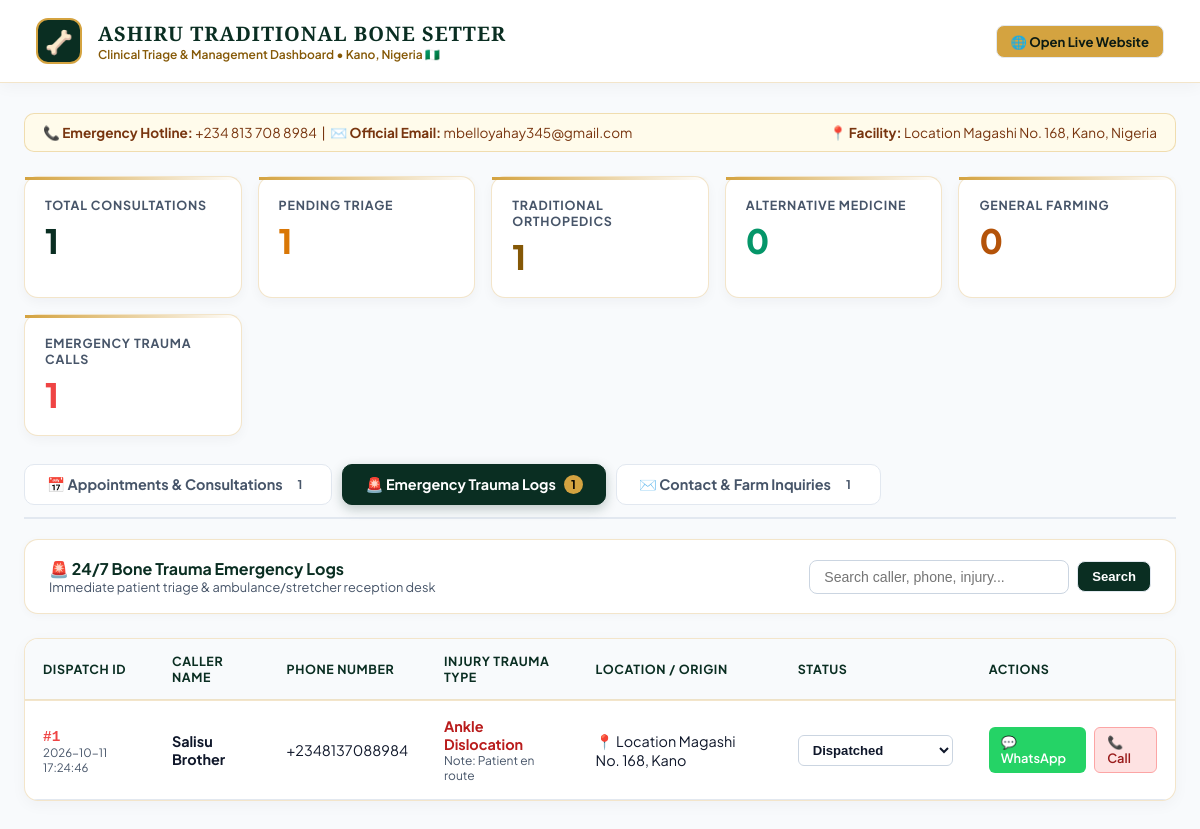
The app's page /admin/index.php?tab=emergencies with its own data.
### tables this page shows
CREATE TABLE emergency_dispatches (
                id INTEGER PRIMARY KEY AUTOINCREMENT,
                caller_name TEXT NOT NULL,
                caller_phone TEXT NOT NULL,
                injury_type TEXT NOT NULL,
                location TEXT,
                status TEXT DEFAULT 'Dispatched',
                notes TEXT,
                created_at DATETIME DEFAULT CURRENT_TIMESTAMP
            );

### admin/index.php (the view, shortened to what the rows shown need)
<?php
$db = Database::getConnection();
$activeTab    = $_GET['tab'] ?? 'appointments';
$filterSector = $_GET['sector'] ?? 'all';
$filterStatus = $_GET['status'] ?? 'all';
$searchQuery  = trim($_GET['q'] ?? '');
$sqlApt = "SELECT * FROM appointments WHERE 1=1";
$paramsApt = [];
$sqlApt .= " ORDER BY id DESC LIMIT 100";
$stmtApt = $db->prepare($sqlApt);
$stmtApt->execute($paramsApt);
$appointments = $stmtApt->fetchAll();
$sqlEmg = "SELECT * FROM emergency_dispatches WHERE 1=1";
$paramsEmg = [];
$sqlEmg .= " ORDER BY id DESC LIMIT 100";
$stmtEmg = $db->prepare($sqlEmg);
$stmtEmg->execute($paramsEmg);
$emergencies = $stmtEmg->fetchAll();
?>
<!DOCTYPE html>
<html lang="en">
<head>
</head>
<body>
    <main class="container">
        <?php if ($activeTab === 'appointments'): ?>
            <section class="filter-panel">
                <div class="filter-group">
                    <span style="font-size: 0.8rem; color: var(--text-muted); font-weight: 700;">SECTOR:</span>
                    <a href="?tab=appointments&sector=all&status=<?= htmlspecialchars($filterStatus) ?>" class="filter-btn <?= $filterSector === 'all' ? 'active' : '' ?>">All Sectors</a>
                    <a href="?tab=appointments&sector=orthopedic&status=<?= htmlspecialchars($filterStatus) ?>" class="filter-btn <?= $filterSector === 'orthopedic' ? 'active' : '' ?>">Orthopedics</a>
                    <a href="?tab=appointments&sector=alternative&status=<?= htmlspecialchars($filterStatus) ?>" class="filter-btn <?= $filterSector === 'alternative' ? 'active' : '' ?>">Alternative Medicine</a>
                    <a href="?tab=appointments&sector=farming&status=<?= htmlspecialchars($filterStatus) ?>" class="filter-btn <?= $filterSector === 'farming' ? 'active' : '' ?>">General Farming</a>
                </div>
                <form method="GET" class="filter-group">
                    <input type="hidden" name="tab" value="appointments">
                    <input type="hidden" name="sector" value="<?= htmlspecialchars($filterSector) ?>">
                    <input type="hidden" name="status" value="<?= htmlspecialchars($filterStatus) ?>">
                    <input type="text" name="q" value="<?= htmlspecialchars($searchQuery) ?>" placeholder="Search patient, phone, ref..." class="search-input">
                    <button type="submit" class="filter-btn" style="cursor: pointer; background: var(--primary-emerald); color: #fff;">Search</button>
                </form>
            </section>
            <section class="table-card">
                <div class="table-responsive">
                    <table>
                        <thead>
                            <tr>
                                <th>Ref Code</th>
                                <th>Patient / Client</th>
                                <th>Sector</th>
                                <th>Service Category</th>
                                <th>Date &amp; Urgency</th>
                                <th>Status</th>
                                <th>Actions</th>
                            </tr>
                        </thead>
                        <tbody>
                            <?php if (empty($appointments)): ?>
                                <tr>
                                    <td colspan="7" style="text-align: center; padding: 40px; color: var(--text-muted);">
                                        No appointment records found matching the current filters.
                                    </td>
                                </tr>
                            <?php else: ?>
                                <?php foreach ($appointments as $apt): ?>
                                    <tr>
                                        <td>
                                            <strong style="color: var(--gold-dark); font-family: monospace; font-size: 0.95rem;">
                                                <?= htmlspecialchars($apt['reference_code']) ?>
                                            </strong>
                                        </td>
                                        <td>
                                            <div style="font-weight: 700; color: var(--text-dark);"><?= htmlspecialchars($apt['name']) ?></div>
                                            <div style="font-size: 0.8rem; color: var(--text-muted);"><?= htmlspecialchars($apt['phone']) ?></div>
                                        </td>
                                        <td>
                                            <span class="badge-sector sector-<?= htmlspecialchars($apt['sector']) ?>">
                                                <?= htmlspecialchars($apt['sector']) ?>
                                            </span>
                                        </td>
                                        <td>
                                            <div style="font-weight: 600; color: var(--text-dark);"><?= htmlspecialchars($apt['service']) ?></div>
                                            <div style="font-size: 0.78rem; color: var(--text-muted);">
                                                <?= htmlspecialchars($apt['consult_type']) ?>
                                            </div>
                                            <?php if (!empty($apt['details'])): ?>
                                                <div style="font-size: 0.75rem; color: #64748b; margin-top: 4px; max-width: 300px;">
                                                    📝 <?= htmlspecialchars($apt['details']) ?>
                                                </div>
                                            <?php endif; ?>
                                        </td>
                                        <td>
                                            <div>📅 <?= htmlspecialchars($apt['preferred_date'] ?: 'Not set') ?></div>
                                            <div style="font-size: 0.75rem; color: #b45309; font-weight: 600;"><?= htmlspecialchars($apt['urgency']) ?></div>
                                        </td>
                                        <td>
                                            <select class="status-select" onchange="updateRecordStatus('appointment', <?= (int)$apt['id'] ?>, this.value)">
                                                <?php foreach (['Pending', 'Confirmed', 'In Treatment', 'Completed', 'Cancelled'] as $st): ?>
                                                    <option value="<?= $st ?>" <?= $apt['status'] === $st ? 'selected' : '' ?>><?= $st ?></option>
                                                <?php endforeach; ?>
                                            </select>
                                        </td>
                                        <td>
                                            <div style="display: flex; gap: 8px;">
                                                <a href="https://wa.me/<?= preg_replace('/[^0-9]/', '', $apt['phone']) ?>?text=<?= urlencode('Hello ' . $apt['name'] . ', this is the clinic desk at ASHIRU TRADITIONAL BONE SETTER regarding your consultation (' . $apt['reference_code'] . ').') ?>"
                                                   target="_blank" class="btn-action btn-wa" title="Open WhatsApp">
                                                    💬 WhatsApp
                                                </a>
                                                <a href="tel:<?= htmlspecialchars($apt['phone']) ?>" class="btn-action btn-call" title="Call">
                                                    📞 Call
                                                </a>
                                            </div>
                                        </td>
                                    </tr>
                                <?php endforeach; ?>
                            <?php endif; ?>
                        </tbody>
                    </table>
                </div>
            </section>
        <?php elseif ($activeTab === 'emergencies'): ?>
            <section class="table-card">
                <div class="table-responsive">
                    <table>
                        <thead>
                            <tr>
                                <th>Dispatch ID</th>
                                <th>Caller Name</th>
                                <th>Phone Number</th>
                                <th>Injury Trauma Type</th>
                                <th>Location / Origin</th>
                                <th>Status</th>
                                <th>Actions</th>
                            </tr>
                        </thead>
                        <tbody>
                            <?php if (empty($emergencies)): ?>
                                <tr>
                                    <td colspan="7" style="text-align: center; padding: 40px; color: var(--text-muted);">
                                        No emergency records found.
                                    </td>
                                </tr>
                            <?php else: ?>
                                <?php foreach ($emergencies as $emg): ?>
                                    <tr>
                                        <td>
                                            <strong style="color: var(--danger); font-family: monospace;">#<?= (int)$emg['id'] ?></strong>
                                            <div style="font-size: 0.72rem; color: var(--text-muted);"><?= htmlspecialchars($emg['created_at']) ?></div>
                                        </td>
                                        <td><strong><?= htmlspecialchars($emg['caller_name']) ?></strong></td>
                                        <td><?= htmlspecialchars($emg['caller_phone']) ?></td>
                                        <td>
                                            <div style="color: #b91c1c; font-weight: 700;"><?= htmlspecialchars($emg['injury_type']) ?></div>
                                            <?php if (!empty($emg['notes'])): ?>
                                                <div style="font-size: 0.75rem; color: var(--text-muted);">Note: <?= htmlspecialchars($emg['notes']) ?></div>
                                            <?php endif; ?>
                                        </td>
                                        <td>📍 <?= htmlspecialchars($emg['location']) ?></td>
                                        <td>
                                            <select class="status-select" onchange="updateRecordStatus('emergency', <?= (int)$emg['id'] ?>, this.value)">
                                                <?php foreach (['Dispatched', 'En Route', 'Received in Clinic', 'Treated', 'Resolved'] as $est): ?>
                                                    <option value="<?= $est ?>" <?= ($emg['status'] ?? '') === $est ? 'selected' : '' ?>><?= $est ?></option>
                                                <?php endforeach; ?>
                                            </select>
                                        </td>
                                        <td>
                                            <div style="display: flex; gap: 8px;">
                                                <a href="https://wa.me/<?= preg_replace('/[^0-9]/', '', $emg['caller_phone']) ?>?text=<?= urlencode('Urgent: Dr. Ashiru Salisu Trauma Triage Desk responding to dispatch #' . $emg['id'] . '.') ?>"
                                                   target="_blank" class="btn-action btn-wa">
                                                    💬 WhatsApp
                                                </a>
                                                <a href="tel:<?= htmlspecialchars($emg['caller_phone']) ?>" class="btn-action btn-call">
                                                    📞 Call
                                                </a>
                                            </div>
                                        </td>
                                    </tr>
                                <?php endforeach; ?>
                            <?php endif; ?>
                        </tbody>
                    </table>
                </div>
            </section>
        <?php endif; ?>
    </main>
</body>
</html>

### records on screen
emergency_dispatches: id "1", created_at "2026-10-11 17:24:46", caller_name "Salisu Brother", caller_phone "+2348137088984", injury_type "Ankle Dislocation", notes "Patient en route", location "Location Magashi No. 168, Kano", status+id "Dispatched"

### other values on screen
$stats['total'] "1"
$stats['pending'] "1"
$stats['orthopedic'] "1"
$stats['alternative'] "0"
$stats['farming'] "0"
$emergenciesCount "1"
$inquiriesCount "1"
